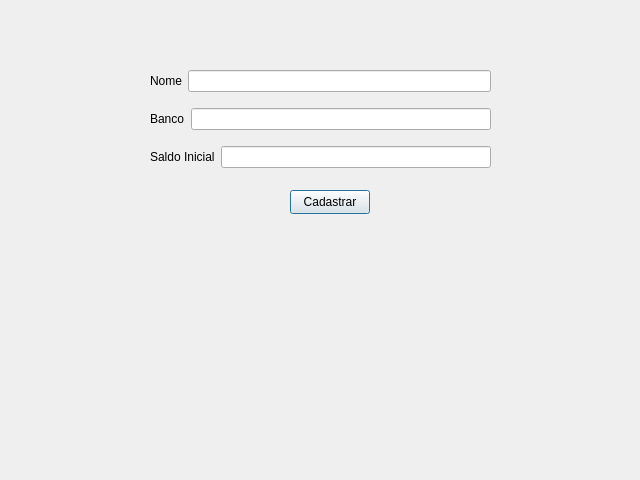
<?xml version="1.0" encoding="UTF-8"?>
<ui version="4.0">
 <class>ContaCadastro</class>
 <widget class="QDialog" name="ContaCadastro">
  <property name="geometry">
   <rect>
    <x>0</x>
    <y>0</y>
    <width>640</width>
    <height>480</height>
   </rect>
  </property>
  <property name="windowTitle">
   <string>Dialog</string>
  </property>
  <widget class="QPushButton" name="pushButton">
   <property name="geometry">
    <rect>
     <x>290</x>
     <y>190</y>
     <width>80</width>
     <height>24</height>
    </rect>
   </property>
   <property name="text">
    <string>Cadastrar</string>
   </property>
  </widget>
  <widget class="QWidget" name="">
   <property name="geometry">
    <rect>
     <x>150</x>
     <y>60</y>
     <width>341</width>
     <height>121</height>
    </rect>
   </property>
   <layout class="QVBoxLayout" name="verticalLayout">
    <item>
     <layout class="QHBoxLayout" name="horizontalLayout_3">
      <item>
       <widget class="QLabel" name="label">
        <property name="text">
         <string>Nome</string>
        </property>
       </widget>
      </item>
      <item>
       <widget class="QLineEdit" name="lineEdit_nome"/>
      </item>
     </layout>
    </item>
    <item>
     <layout class="QHBoxLayout" name="horizontalLayout_2">
      <item>
       <widget class="QLabel" name="label_2">
        <property name="text">
         <string>Banco</string>
        </property>
       </widget>
      </item>
      <item>
       <widget class="QLineEdit" name="lineEdit_banco"/>
      </item>
     </layout>
    </item>
    <item>
     <layout class="QHBoxLayout" name="horizontalLayout">
      <item>
       <widget class="QLabel" name="label_3">
        <property name="text">
         <string>Saldo Inicial</string>
        </property>
       </widget>
      </item>
      <item>
       <widget class="QLineEdit" name="lineEdit_saldo"/>
      </item>
     </layout>
    </item>
   </layout>
  </widget>
 </widget>
 <resources/>
 <connections/>
</ui>
